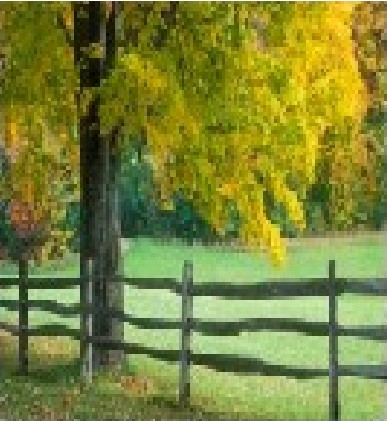
#> input picture multiplier3_rgb/image1.jpg, 387 x 421 px
$ python image1.py
#> lines starting #> are read from the running program, lines starting #| are printed output that depends on the picture
from PIL import Image

img = Image.open("image1.jpg")
#> img is the input picture: PIL image 387x421 RGB; mean R, G, B 124, 132.6, 55.9
img = img.convert("RGB")
img = img.resize((300, 300))
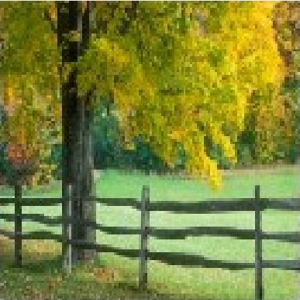
#> img: PIL image 300x300 RGB; mean R, G, B 123.9, 132.5, 56
img.save("file1.png")
image = list(img.getdata())
#> image = 90000 items
print(len(image))
#| 90000
pixels = []

for j in range(len(image)):
    for i in range(len(image[j])):
        pixels.append(image[j][i])
#> after the loop, pixels = 270000 items
pixel = []
for j in range(len(pixels)):
    pixel.append(hex(pixels[j])[2:])
#> after the loop, pixel = 270000 items
print(len(pixel))
#| 270000
with open("RGB1_pixel_hex.txt", "w") as f:
    for i in range(len(pixel)):
        f.write(str(pixel[i]) + "\n")

$ run again, with multiplier3_rgb/image2.jpg copied over multiplier3_rgb/image1.jpg
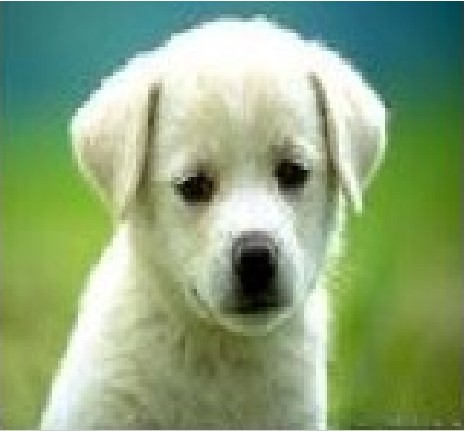
#> input picture multiplier3_rgb/image2.jpg, 465 x 431 px
#> img is the input picture: PIL image 465x431 RGB; mean R, G, B 138.6, 164.1, 122.4
#> `img = img.resize((300, 300))`:
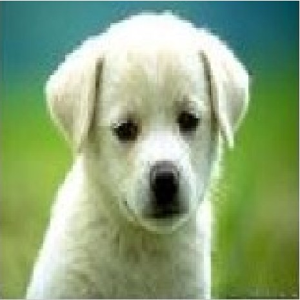
#> img: PIL image 300x300 RGB; mean R, G, B 138.6, 164, 122.3
#> image = 90000 items
#| 90000
#> after the loop `for j in range(len(image)):`: pixels = 270000 items
#| 270000
